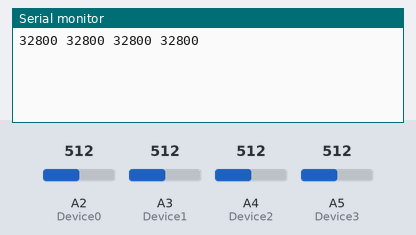
A sketch run on a simulated Arduino Uno, built with avr-gcc and run on an emulated ATmega328P. On the bench: the last lines printed to the serial monitor. The inputs (shaded band) are chosen by the test bench; at power-on: A2 (Device0) = 512, A3 (Device1) = 512, A4 (Device2) = 512, A5 (Device3) = 512.

Above: at 1.2 s.
1.3 s: A2 (Device0) set to 716
At 2.2 s:
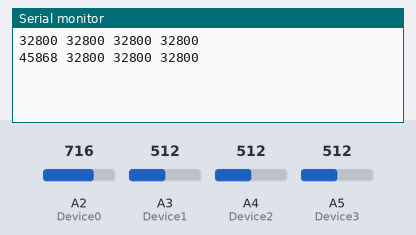
2.8 s: A3 (Device1) set to 716
At 3.8 s:
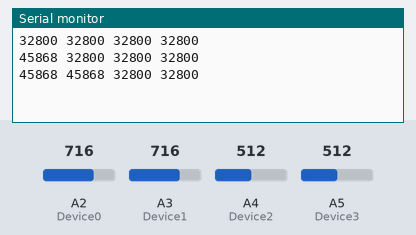
4.3 s: A4 (Device2) set to 716
At 5.3 s:
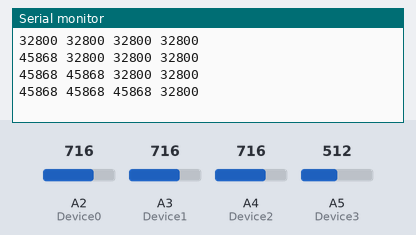
5.8 s: A5 (Device3) set to 716
At 6.8 s:
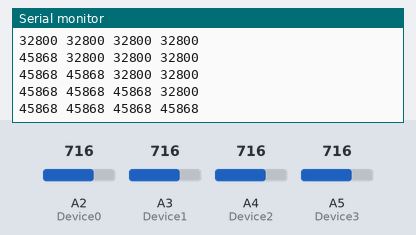
7.3 s: A2 (Device0) set to 992
At 8.1 s:
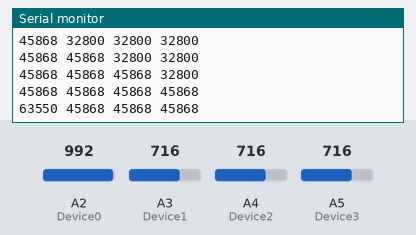
8.8 s: A3 (Device1) set to 992
At 9.6 s:
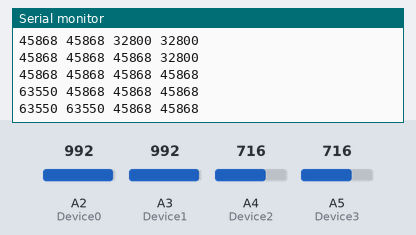
Timing chart, 0 to 11.3 s (numbered marks = the images above; inputs shaded):
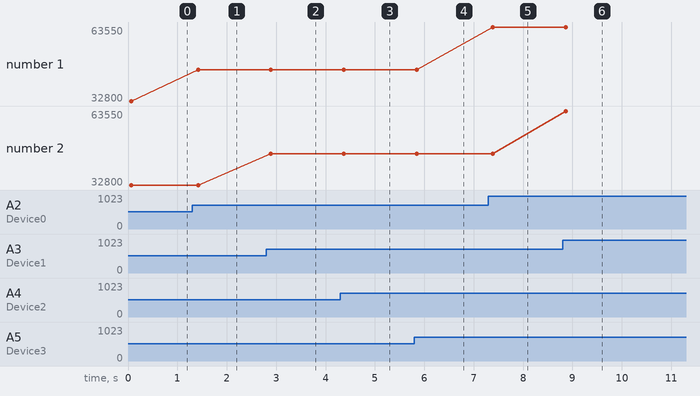

Measured:
- after the input at 1.3 s, the serial monitor: prints a new line after 0.12 s (image 1)
- after the input at 2.8 s, the serial monitor: prints a new line after 0.10 s (image 2)
- after the input at 4.3 s, the serial monitor: prints a new line after 0.07 s (image 3)
- after the input at 5.8 s, the serial monitor: prints a new line after 0.05 s (image 4)
- after the input at 7.3 s, the serial monitor: prints a new line after 0.09 s (image 5)
- after the input at 8.8 s, the serial monitor: prints a new line after 0.06 s (image 6)
- plotted number 1: 32800 → 45868 after the input at 1.3 s, 45868 → 63550 after the input at 7.3 s

The sketch:

arduino.ino
```cpp
#define DeviceCount 4

#define Device0 A2
#define Device1 A3
#define Device2 A4
#define Device3 A5

int currentVol[DeviceCount];
int previousVol[DeviceCount];

bool dirty;

void setup()
{
  pinMode(Device0, INPUT);
  pinMode(Device1, INPUT);
  pinMode(Device2, INPUT);
  pinMode(Device3, INPUT);

  Serial.begin(9600);
}

void loop()
{
  currentVol[0] = analogRead(Device0);
  delay(15);
  currentVol[1] = analogRead(Device1);
  delay(15);
  currentVol[2] = analogRead(Device2);
  delay(15);
  currentVol[3] = analogRead(Device3);
  delay(15);

  for (int i = 0; i < DeviceCount; i++)
  {
    if (currentVol[i] > previousVol[i] + 1 || currentVol[i] < previousVol[i] - 1)
    {
      dirty = true;
      previousVol[i] = currentVol[i];
    }
  }

  if (dirty)
  {
    dirty = false;
    Serial.println(
      String(map(currentVol[0], 0, 1023, 0, 65536)) + ' ' +
      String(map(currentVol[1], 0, 1023, 0, 65536)) + ' ' +
      String(map(currentVol[2], 0, 1023, 0, 65536)) + ' ' +
      String(map(currentVol[3], 0, 1023, 0, 65536)));

    delay(25);
  }
}
```
